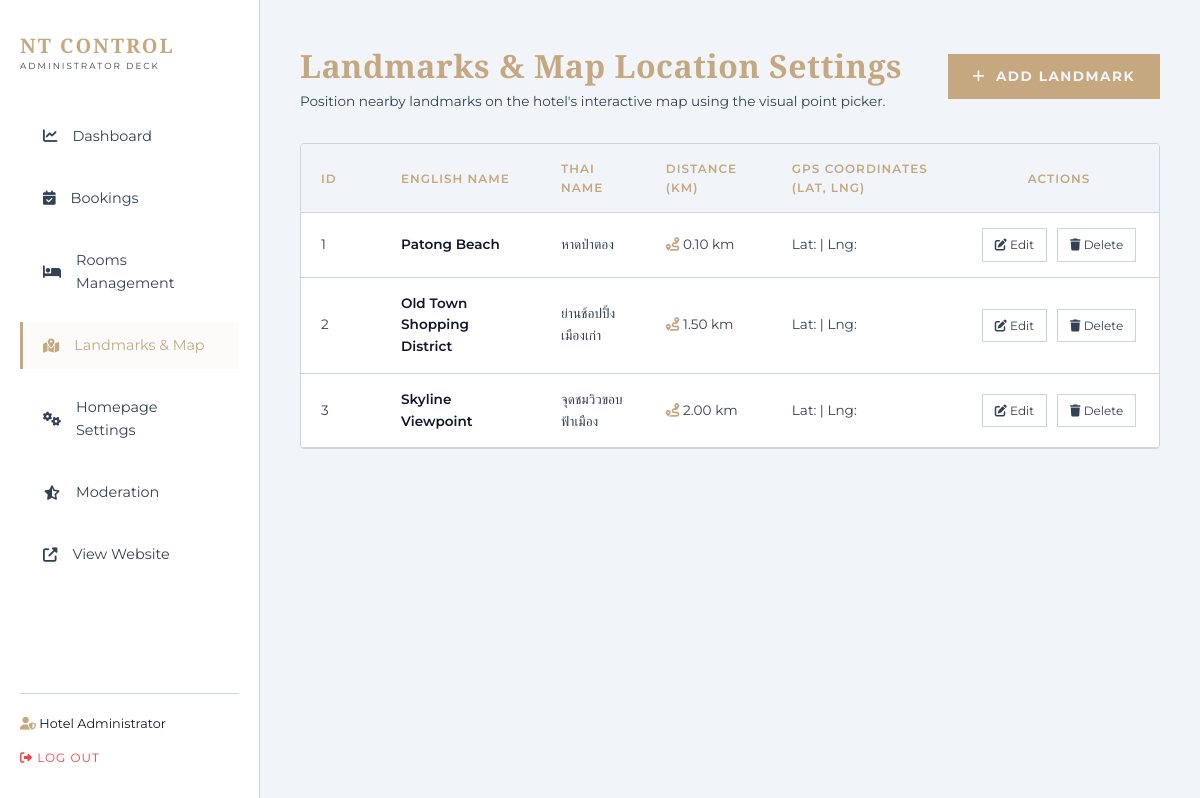
Page /admin/landmarks.php (signed in) on the committed database.
### tables this page shows
CREATE TABLE `landmarks` (
  `id` INT AUTO_INCREMENT PRIMARY KEY,
  `name_en` VARCHAR(100) UNIQUE NOT NULL,
  `name_th` VARCHAR(100) NOT NULL,
  `distance_km` DECIMAL(5,2) NOT NULL DEFAULT 1.00,
  `map_top_percent` DECIMAL(5,2) NOT NULL DEFAULT 50.00,
  `map_left_percent` DECIMAL(5,2) NOT NULL DEFAULT 50.00,
  `created_at` TIMESTAMP DEFAULT CURRENT_TIMESTAMP
);

### admin/landmarks.php (the view, shortened to what this page needs)
<?php
require_once __DIR__ . '/admin-header.php';
$action = $_GET['action'] ?? 'list';
$landmarks = [];
if ($action === 'list') {
    try {
        $stmt = $pdo->query("SELECT * FROM landmarks ORDER BY id ASC");
        $landmarks = $stmt->fetchAll();
    } catch (PDOException $e) {
        $error_message = "Database Error: " . $e->getMessage();
    }
}
?>
<div style="display: flex; justify-content: space-between; align-items: center; margin-bottom: 30px;">
    <div>
        <h1 class="elegant-title" style="font-size: 2rem; color: var(--primary-gold);">Landmarks & Map Location Settings</h1>
        <p style="color: var(--text-muted); font-size: 0.85rem;">Position nearby landmarks on the hotel's interactive map using the visual point picker.</p>
    </div>
    <?php if ($action === 'list'): ?>
        <a href="landmarks.php?action=add" class="btn-search" style="display: inline-flex; align-items: center; gap: 10px; width: auto; height: auto; padding: 12px 25px; text-decoration: none;">
            <i class="fas fa-plus"></i> Add Landmark
        </a>
    <?php else: ?>
        <a href="landmarks.php" class="action-btn" style="text-decoration: none;">
            <i class="fas fa-arrow-left"></i> Back to List
        </a>
    <?php endif; ?>
</div>
<?php if ($action === 'list'): ?>
    <div class="admin-table-container">
        <table class="admin-table">
            <thead>
                <tr>
                    <th style="width: 80px;">ID</th>
                    <th>English Name</th>
                    <th>Thai Name</th>
                    <th>Distance (km)</th>
                    <th>GPS Coordinates (Lat, Lng)</th>
                    <th style="width: 200px; text-align: center;">Actions</th>
                </tr>
            </thead>
            <tbody>
                <?php if (empty($landmarks)): ?>
                    <tr>
                        <td colspan="6" style="text-align: center; padding: 30px;">No landmarks registered yet.</td>
                    </tr>
                <?php else: foreach ($landmarks as $lm): ?>
                    <tr>
                        <td><?php echo $lm['id']; ?></td>
                        <td style="font-weight: 600; color: var(--text-light);"><?php echo htmlspecialchars($lm['name_en']); ?></td>
                        <td><?php echo htmlspecialchars($lm['name_th']); ?></td>
                        <td><i class="fas fa-route text-gold"></i> <?php echo htmlspecialchars($lm['distance_km']); ?> km</td>
                        <td>Lat: <?php echo htmlspecialchars($lm['latitude']); ?> | Lng: <?php echo htmlspecialchars($lm['longitude']); ?></td>
                        <td style="text-align: center;">
                            <div style="display: flex; justify-content: center; gap: 10px;">
                                <a href="landmarks.php?action=edit&id=<?php echo $lm['id']; ?>" class="action-btn" title="Edit Landmark"><i class="fas fa-edit"></i> Edit</a>
                                <a href="landmarks.php?action=delete&id=<?php echo $lm['id']; ?>" class="action-btn btn-delete" title="Delete Landmark" onclick="return confirm('Are you sure you want to delete this landmark? Rooms linked to it will fallback to default distances.');"><i class="fas fa-trash"></i> Delete</a>
                            </div>
                        </td>
                    </tr>
                <?php endforeach; endif; ?>
            </tbody>
        </table>
    </div>
<?php endif; ?>
<?php require_once __DIR__ . '/admin-footer.php'; ?>

### assets/css/style.css (style rules this page uses)
:root { --bg-dark: #07090c; --bg-card: #11151c; --bg-nav: rgba(7, 9, 12, 0.9); --primary-gold: #c5a880; --primary-gold-hover: #b09168; --accent-gold: #d4af37; --text-light: #f8fafc; --text-muted: #94a3b8; --text-dark: #0f172a; --border-color: rgba(197, 168, 128, 0.25); --border-light: rgba(255, 255, 255, 0.12); --success: #10b981; --danger: #ef4444; --font-serif: 'Playfair Display', serif; --font-sans: 'Montserrat', sans-serif; --shadow-premium: 0 10px 35px rgba(0, 0, 0, 0.65); --shadow-gold: 0 4px 20px rgba(197, 168, 128, 0.2); --transition-smooth: all 0.4s cubic-bezier(0.25, 0.8, 0.25, 1); }
html.light-theme { --bg-dark: #f1f5f9; --bg-card: #ffffff; --bg-nav: rgba(241, 245, 249, 0.9); --text-light: #0f172a; --text-muted: #334155; --border-light: #cbd5e1; --border-color: rgba(197, 168, 128, 0.45); --shadow-premium: 0 10px 30px rgba(15, 23, 42, 0.08); }
* { margin: 0; padding: 0; box-sizing: border-box; }
body { background-color: var(--bg-dark); color: var(--text-light); font-family: var(--font-sans); line-height: 1.6; overflow-x: hidden; }
h1, h2, h3, h4, h5, h6, .elegant-title { font-family: var(--font-serif); font-weight: 600; letter-spacing: 0.5px; }
a { color: inherit; text-decoration: none; transition: var(--transition-smooth); }
.text-gold { color: var(--primary-gold); }
.btn-search { background: var(--primary-gold); color: var(--bg-dark); border: none; padding: 15px 30px; font-size: 0.85rem; font-weight: 700; text-transform: uppercase; letter-spacing: 1.5px; cursor: pointer; transition: var(--transition-smooth); display: flex; align-items: center; justify-content: center; gap: 10px; height: 48px; }

### admin/admin-header.php (style rules this page uses)
.admin-table-container { background: var(--bg-card); border: 1px solid var(--border-light); border-radius: 4px; overflow-x: auto; margin-top: 25px; }
.admin-table { width: 100%; border-collapse: collapse; text-align: left; font-size: 0.85rem; }
.admin-table th { background: var(--bg-dark); color: var(--primary-gold); font-weight: 600; padding: 15px 20px; border-bottom: 1px solid var(--border-light); text-transform: uppercase; letter-spacing: 1px; font-size: 0.75rem; }
.admin-table td { padding: 15px 20px; border-bottom: 1px solid var(--border-light); color: var(--text-muted); vertical-align: middle; }
.action-btn { background: transparent; border: 1px solid var(--border-light); color: var(--text-muted); padding: 6px 12px; font-size: 0.75rem; cursor: pointer; transition: var(--transition-smooth); }

### rows in the picture
landmarks: id "1", name_en "Patong Beach", name_th "หาดป่าตอง", distance_km "0.10"
landmarks: id "2", name_en "Old Town Shopping District", name_th "ย่านช้อปปิ้งเมืองเก่า", distance_km "1.50"
landmarks: id "3", name_en "Skyline Viewpoint", name_th "จุดชมวิวขอบฟ้าเมือง", distance_km "2.00"

### other values in the picture
$_SESSION['admin_name'] "Hotel Administrator"
